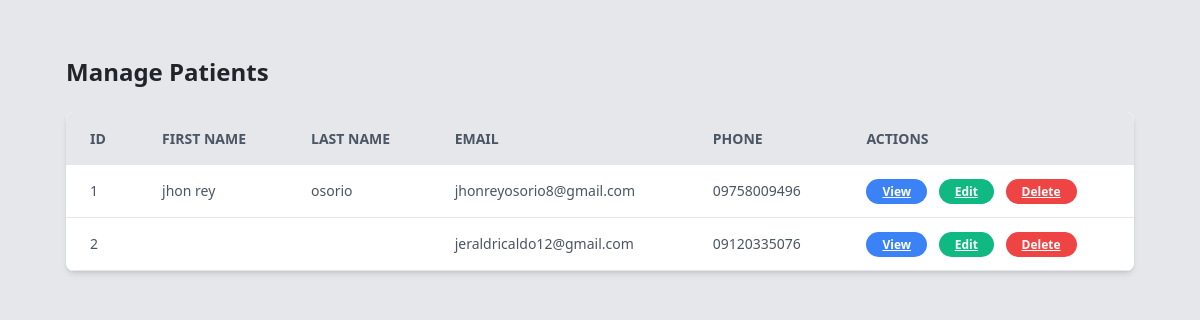
/patients/ (signed in), run on the app's committed database.
### appointments/models.py (models this page shows)
class Patient(models.Model):
    user = models.OneToOneField(User, on_delete=models.CASCADE)

### appointments/views.py (the view)
# urls.py: path('patients/', views.patients, name='patients'),
@login_required(login_url='user_login')
def patients(request):
    if not request.user.is_staff:
        return redirect('user_dashboard')
    all_patients = Patient.objects.all()
    context = {'all_patients': all_patients}
    return render(request, 'appointments/manage_patients.html', context)

### appointments/templates/appointments/manage_patients.html
{% extends 'appointments/base.html' %}
{% block content %}
<div class="container mx-auto p-4">
    <h1 class="text-2xl font-bold mb-4">Manage Patients</h1>
    <div class="bg-white shadow-md rounded-lg overflow-hidden">
        <table class="min-w-full bg-white">
            <thead class="bg-gray-200 text-gray-600 uppercase text-sm leading-normal">
                <tr>
                    <th class="py-3 px-6 text-left">ID</th>
                    <th class="py-3 px-6 text-left">First Name</th>
                    <th class="py-3 px-6 text-left">Last Name</th>
                    <th class="py-3 px-6 text-left">Email</th>
                    <th class="py-3 px-6 text-left">Phone</th>
                    <th class="py-3 px-6 text-left">Actions</th>
                </tr>
            </thead>
            <tbody class="text-gray-600 text-sm font-light">
                {% for patient in all_patients %}
                <tr class="border-b border-gray-200 hover:bg-gray-100">
                    <td class="py-3 px-6 text-left whitespace-nowrap">{{ patient.id }}</td>
                    <td class="py-3 px-6 text-left">{{ patient.first_name }}</td>
                    <td class="py-3 px-6 text-left">{{ patient.last_name }}</td>
                    <td class="py-3 px-6 text-left">{{ patient.email }}</td>
                    <td class="py-3 px-6 text-left">{{ patient.phone_number|default:"N/A" }}</td>
                    <td class="py-3 px-6 text-left">
                        <a href="#" class="bg-blue-500 hover:bg-blue-600 text-white font-bold py-1 px-3 rounded-full text-xs">View</a>
                        <a href="#" class="bg-green-500 hover:bg-green-600 text-white font-bold py-1 px-3 rounded-full text-xs ml-2">Edit</a>
                        <a href="#" class="bg-red-500 hover:bg-red-600 text-white font-bold py-1 px-3 rounded-full text-xs ml-2">Delete</a>
                    </td>
                </tr>
                {% empty %}
                <tr>
                    <td colspan="6" class="py-3 px-6 text-center">No patients found.</td>
                </tr>
                {% endfor %}
            </tbody>
        </table>
    </div>
</div>
{% endblock %}

### data on the page
Patient: id "1", first_name "jhon rey", last_name "osorio", email "jhonreyosorio8@gmail.com", phone_number "09758009496"
Patient: id "2", email "jeraldricaldo12@gmail.com", phone_number "09120335076"
